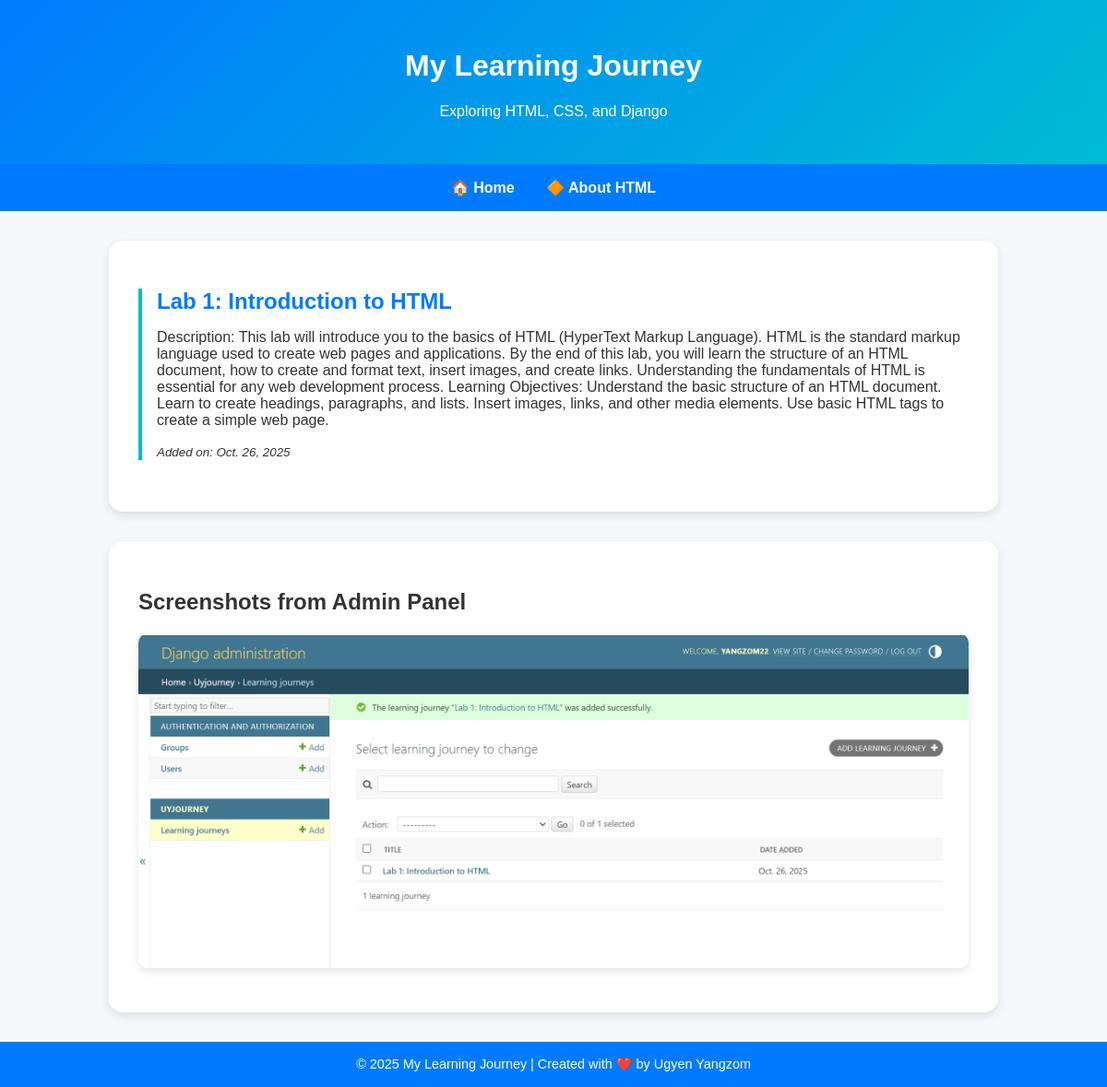
The page / on the database its author committed.
### uyJourney/models.py (models this page shows, shortened)
class LearningJourney(models.Model):
    title = models.CharField(max_length=100)
    description = models.TextField()
    example_code = models.TextField(blank=True, null=True)
    date_added = models.DateField(auto_now_add=True)
    image = models.ImageField(upload_to='journey_images/', blank=True, null=True)

### uyJourney/views.py (the view)
# urls.py: path('', views.index, name='index'),
def index(request):
    journeys = LearningJourney.objects.all().order_by('-date_added')
    return render(request, 'index.html', {'journeys': journeys})

### uyJourney/templates/index.html (shortened to what this page needs)
{% load static %}
<!DOCTYPE html>
<html lang="en">
<head>
</head>
<body>
  <header>
    <h1>My Learning Journey</h1>
    <p>Exploring HTML, CSS, and Django</p>
  </header>
  <nav>
    <a href="{% url 'index' %}">🏠 Home</a>
    <a href="{% url 'about_html' %}">🔶 About HTML</a>
  </nav>
  <div class="container">
    {% for entry in journeys %}
      <div class="entry">
        <h2>{{ entry.title }}</h2>
        <p>{{ entry.description }}</p>
        <small><em>Added on: {{ entry.date_added }}</em></small>
      </div>
    {% empty %}
      <p>No learning entries yet. Please add some from the admin panel.</p>
    {% endfor %}
  </div>
  <div class="container">
    <h2>Screenshots from Admin Panel</h2>
    <img src="{% static 'images/admin.png' %}" alt="Admin Panel Screenshot" class="screenshot">
  </div>
  <footer>
    © 2025 My Learning Journey | Created with ❤️ by Ugyen Yangzom
  </footer>
</body>
</html>

### uyJourney/templates/index.html (style rules this page uses)
body { font-family: "Poppins", sans-serif; background-color: #f5f7fa; margin: 0; padding: 0; color: #333; }
header { background: linear-gradient(135deg, #007bff, #00bcd4); color: white; padding: 2rem; text-align: center; }
nav { background: #007bff; text-align: center; padding: 1rem; }
nav a { color: white; text-decoration: none; margin: 0 15px; font-weight: bold; }
.container { max-width: 900px; margin: 2rem auto; background: white; border-radius: 15px; padding: 2rem; box-shadow: 0 4px 10px rgba(0,0,0,0.1); }
.entry { border-left: 4px solid #00bcd4; margin-bottom: 1.5rem; padding-left: 1rem; }
.entry h2 { color: #007bff; margin-bottom: 0.3rem; }
footer { text-align: center; padding: 1rem; margin-top: 2rem; background: #007bff; color: white; font-size: 0.9rem; }
.screenshot { max-width: 100%; height: auto; display: block; margin: 1rem auto; border-radius: 10px; box-shadow: 0 4px 10px rgba(0,0,0,0.1); }

### rows shown on the page
LearningJourney: title "Lab 1: Introduction to HTML", description "Description: This lab will introduce you to the basics of HTML (HyperText Markup Language). HTML is the standard markup language used to create web pages and applications. By the end of this lab, you will learn the structure of an HTML document, how to create and format text, insert images, and create links. Understanding the fundamentals of HTML is essential for any web development process. Learning Objectives: Understand the basic structure of an HTML document. Learn to create headings, paragraphs, and lists. Insert images, links, and other media elements. Use basic HTML tags to create a simple web page.", date_added "Oct. 26, 2025"
